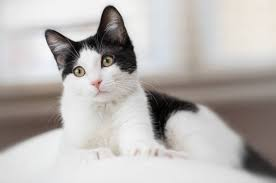
#> input picture dataset/src.jpeg, 276 x 183 px
$ jupyter execute solutions.ipynb
#> lines starting #> are read from the running program, lines starting #| are printed output that depends on the picture
[cell 1]
import cv2
import matplotlib.pyplot as plt
from skimage.exposure import match_histograms

src = cv2.imread("../dataset/src.jpeg", 0)
#> src: shape (183, 276); min 0, max 255, mean 182.1
ref = cv2.imread("../dataset/ref.jpg", 0)
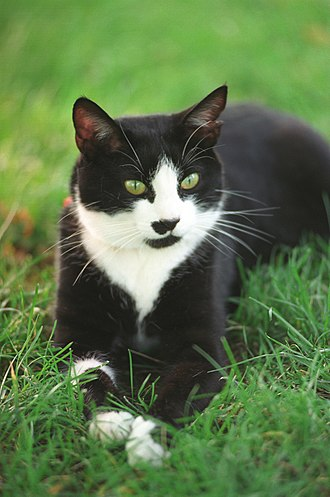
#> input picture dataset/ref.jpg, 330 x 497 px
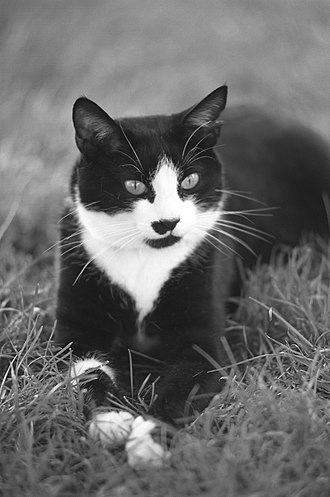
#> ref: shape (497, 330); min 0, max 255, mean 104.7

matched = match_histograms(src, ref)
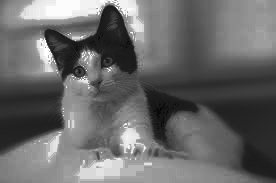
#> matched: shape (183, 276) float64; min 5.16, max 255, mean 105.6

plt.subplot(1,3,1); plt.imshow(src, cmap='gray'); plt.title("Source"); plt.axis('off')
plt.subplot(1,3,2); plt.imshow(ref, cmap='gray'); plt.title("Reference"); plt.axis('off')
plt.subplot(1,3,3); plt.imshow(matched, cmap='gray'); plt.title("Matched"); plt.axis('off')
plt.show()
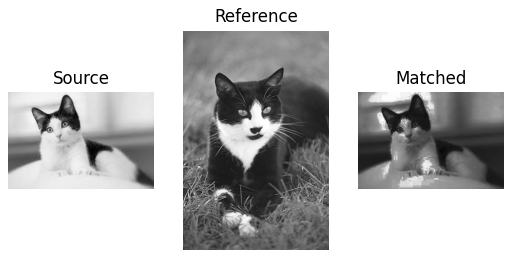
#> figure drawn by matplotlib, 3 panels

[cell 2]
# Plot histograms using matplotlib
import numpy as np
import matplotlib.pyplot as plt

# Create figure with subplots: 2 rows, 3 columns
# Row 1: Images, Row 2: Histograms
fig, axes = plt.subplots(2, 3, figsize=(15, 10))

# Display images in first row
axes[0, 0].imshow(src, cmap='gray')
axes[0, 0].set_title("Source Image")
axes[0, 0].axis('off')

axes[0, 1].imshow(ref, cmap='gray')
axes[0, 1].set_title("Reference Image")
axes[0, 1].axis('off')

axes[0, 2].imshow(matched, cmap='gray')
axes[0, 2].set_title("Matched Image")
axes[0, 2].axis('off')

# Display histograms in second row
axes[1, 0].hist(src.ravel(), bins=256, range=[0, 256], color='blue', alpha=0.7, edgecolor='black')
axes[1, 0].set_title("Source Histogram")
axes[1, 0].set_xlabel("Pixel Intensity")
axes[1, 0].set_ylabel("Frequency")
axes[1, 0].grid(True, alpha=0.3)

axes[1, 1].hist(ref.ravel(), bins=256, range=[0, 256], color='green', alpha=0.7, edgecolor='black')
axes[1, 1].set_title("Reference Histogram")
axes[1, 1].set_xlabel("Pixel Intensity")
axes[1, 1].set_ylabel("Frequency")
axes[1, 1].grid(True, alpha=0.3)

axes[1, 2].hist(matched.ravel(), bins=256, range=[0, 256], color='red', alpha=0.7, edgecolor='black')
axes[1, 2].set_title("Matched Histogram")
axes[1, 2].set_xlabel("Pixel Intensity")
axes[1, 2].set_ylabel("Frequency")
axes[1, 2].grid(True, alpha=0.3)

plt.tight_layout()
plt.show()
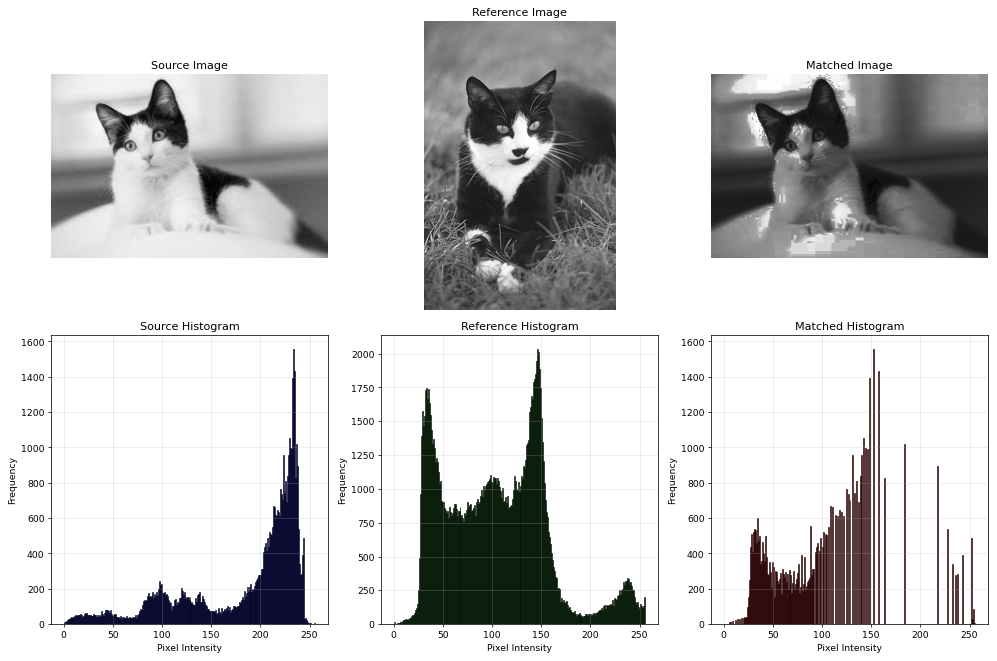
#> figure drawn by matplotlib, 6 panels; panel 4: tallest bar 1558 high, from x = 233 to 234; panel 5: tallest bar 2035 high, from x = 146 to 147; panel 6: tallest bar 1558 high, from x = 152 to 153

# Additional: Overlay all three histograms for comparison
plt.figure(figsize=(12, 6))
plt.hist(src.ravel(), bins=256, range=[0, 256], alpha=0.5, label='Source', color='blue')
plt.hist(ref.ravel(), bins=256, range=[0, 256], alpha=0.5, label='Reference', color='green')
plt.hist(matched.ravel(), bins=256, range=[0, 256], alpha=0.5, label='Matched', color='red')
plt.title("Histogram Comparison: Source vs Reference vs Matched")
plt.xlabel("Pixel Intensity")
plt.ylabel("Frequency")
plt.legend()
plt.grid(True, alpha=0.3)
plt.tight_layout()
plt.show()
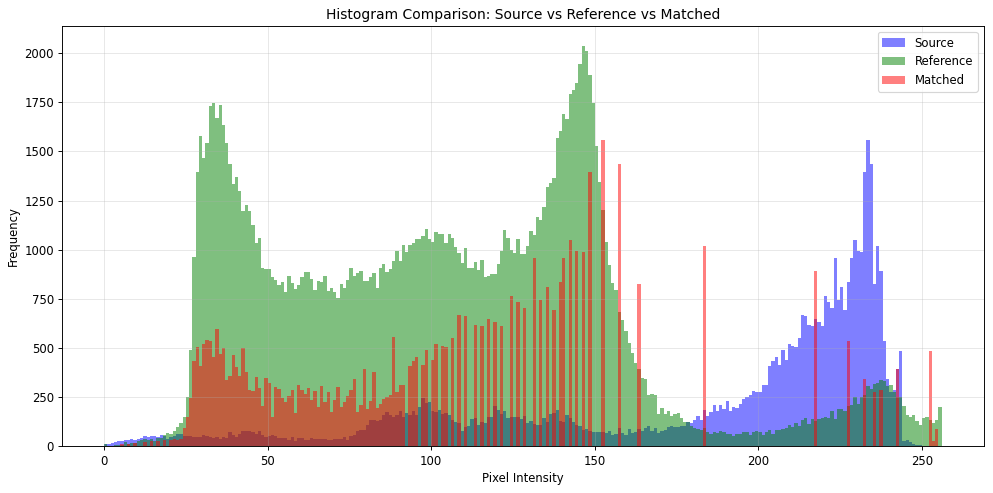
#> figure drawn by matplotlib, 1 panel; tallest bar 1558 high, from x = 233 to 234; tallest bar 2035 high, from x = 146 to 147; tallest bar 1558 high, from x = 152 to 153
